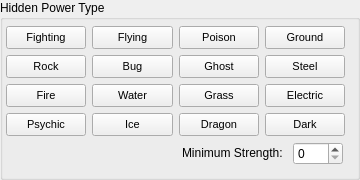
    <widget class="QGroupBox" name="HPBox">
     <property name="sizePolicy">
      <sizepolicy hsizetype="Fixed" vsizetype="Fixed">
       <horstretch>0</horstretch>
       <verstretch>0</verstretch>
      </sizepolicy>
     </property>
     <property name="minimumSize">
      <size>
       <width>352</width>
       <height>172</height>
      </size>
     </property>
     <property name="title">
      <string>Hidden Power Type</string>
     </property>
     <widget class="QWidget" name="gridLayoutWidget_8">
      <property name="geometry">
       <rect>
        <x>0</x>
        <y>20</y>
        <width>351</width>
        <height>151</height>
       </rect>
      </property>
      <layout class="QGridLayout" name="gridLayout_11">
       <property name="leftMargin">
        <number>6</number>
       </property>
       <property name="topMargin">
        <number>6</number>
       </property>
       <property name="rightMargin">
        <number>6</number>
       </property>
       <property name="bottomMargin">
        <number>6</number>
       </property>
       <item row="1" column="0">
        <widget class="QPushButton" name="butH4">
         <property name="sizePolicy">
          <sizepolicy hsizetype="Minimum" vsizetype="Minimum">
           <horstretch>0</horstretch>
           <verstretch>0</verstretch>
          </sizepolicy>
         </property>
         <property name="font">
          <font>
           <pointsize>8</pointsize>
          </font>
         </property>
         <property name="text">
          <string>Rock</string>
         </property>
         <property name="checkable">
          <bool>true</bool>
         </property>
        </widget>
       </item>
       <item row="2" column="2">
        <widget class="QPushButton" name="butH10">
         <property name="sizePolicy">
          <sizepolicy hsizetype="Minimum" vsizetype="Minimum">
           <horstretch>0</horstretch>
           <verstretch>0</verstretch>
          </sizepolicy>
         </property>
         <property name="font">
          <font>
           <pointsize>8</pointsize>
          </font>
         </property>
         <property name="text">
          <string>Grass</string>
         </property>
         <property name="checkable">
          <bool>true</bool>
         </property>
        </widget>
       </item>
       <item row="0" column="1">
        <widget class="QPushButton" name="butH1">
         <property name="sizePolicy">
          <sizepolicy hsizetype="Minimum" vsizetype="Minimum">
           <horstretch>0</horstretch>
           <verstretch>0</verstretch>
          </sizepolicy>
         </property>
         <property name="font">
          <font>
           <pointsize>8</pointsize>
          </font>
         </property>
         <property name="text">
          <string>Flying</string>
         </property>
         <property name="checkable">
          <bool>true</bool>
         </property>
        </widget>
       </item>
       <item row="3" column="3">
        <widget class="QPushButton" name="butH15">
         <property name="sizePolicy">
          <sizepolicy hsizetype="Minimum" vsizetype="Minimum">
           <horstretch>0</horstretch>
           <verstretch>0</verstretch>
          </sizepolicy>
         </property>
         <property name="font">
          <font>
           <pointsize>8</pointsize>
          </font>
         </property>
         <property name="text">
          <string>Dark</string>
         </property>
         <property name="checkable">
          <bool>true</bool>
         </property>
        </widget>
       </item>
       <item row="0" column="3">
        <widget class="QPushButton" name="butH3">
         <property name="sizePolicy">
          <sizepolicy hsizetype="Minimum" vsizetype="Minimum">
           <horstretch>0</horstretch>
           <verstretch>0</verstretch>
          </sizepolicy>
         </property>
         <property name="font">
          <font>
           <pointsize>8</pointsize>
          </font>
         </property>
         <property name="text">
          <string>Ground</string>
         </property>
         <property name="checkable">
          <bool>true</bool>
         </property>
        </widget>
       </item>
       <item row="0" column="0">
        <widget class="QPushButton" name="butH0">
         <property name="sizePolicy">
          <sizepolicy hsizetype="Minimum" vsizetype="Minimum">
           <horstretch>0</horstretch>
           <verstretch>0</verstretch>
          </sizepolicy>
         </property>
         <property name="font">
          <font>
           <pointsize>8</pointsize>
          </font>
         </property>
         <property name="text">
          <string>Fighting</string>
         </property>
         <property name="checkable">
          <bool>true</bool>
         </property>
        </widget>
       </item>
       <item row="2" column="1">
        <widget class="QPushButton" name="butH9">
         <property name="sizePolicy">
          <sizepolicy hsizetype="Minimum" vsizetype="Minimum">
           <horstretch>0</horstretch>
           <verstretch>0</verstretch>
          </sizepolicy>
         </property>
         <property name="font">
          <font>
           <pointsize>8</pointsize>
          </font>
         </property>
         <property name="text">
          <string>Water</string>
         </property>
         <property name="checkable">
          <bool>true</bool>
         </property>
        </widget>
       </item>
       <item row="3" column="1">
        <widget class="QPushButton" name="butH13">
         <property name="sizePolicy">
          <sizepolicy hsizetype="Minimum" vsizetype="Minimum">
           <horstretch>0</horstretch>
           <verstretch>0</verstretch>
          </sizepolicy>
         </property>
         <property name="font">
          <font>
           <pointsize>8</pointsize>
          </font>
         </property>
         <property name="text">
          <string>Ice</string>
         </property>
         <property name="checkable">
          <bool>true</bool>
         </property>
        </widget>
       </item>
       <item row="3" column="0">
        <widget class="QPushButton" name="butH12">
         <property name="sizePolicy">
          <sizepolicy hsizetype="Minimum" vsizetype="Minimum">
           <horstretch>0</horstretch>
           <verstretch>0</verstretch>
          </sizepolicy>
         </property>
         <property name="font">
          <font>
           <pointsize>8</pointsize>
          </font>
         </property>
         <property name="text">
          <string>Psychic</string>
         </property>
         <property name="checkable">
          <bool>true</bool>
         </property>
        </widget>
       </item>
       <item row="1" column="1">
        <widget class="QPushButton" name="butH5">
         <property name="sizePolicy">
          <sizepolicy hsizetype="Minimum" vsizetype="Minimum">
           <horstretch>0</horstretch>
           <verstretch>0</verstretch>
          </sizepolicy>
         </property>
         <property name="font">
          <font>
           <pointsize>8</pointsize>
          </font>
         </property>
         <property name="text">
          <string>Bug</string>
         </property>
         <property name="checkable">
          <bool>true</bool>
         </property>
        </widget>
       </item>
       <item row="2" column="0">
        <widget class="QPushButton" name="butH8">
         <property name="sizePolicy">
          <sizepolicy hsizetype="Minimum" vsizetype="Minimum">
           <horstretch>0</horstretch>
           <verstretch>0</verstretch>
          </sizepolicy>
         </property>
         <property name="font">
          <font>
           <pointsize>8</pointsize>
          </font>
         </property>
         <property name="text">
          <string>Fire</string>
         </property>
         <property name="checkable">
          <bool>true</bool>
         </property>
        </widget>
       </item>
       <item row="2" column="3">
        <widget class="QPushButton" name="butH11">
         <property name="sizePolicy">
          <sizepolicy hsizetype="Minimum" vsizetype="Minimum">
           <horstretch>0</horstretch>
           <verstretch>0</verstretch>
          </sizepolicy>
         </property>
         <property name="minimumSize">
          <size>
           <width>0</width>
           <height>0</height>
          </size>
         </property>
         <property name="font">
          <font>
           <pointsize>8</pointsize>
          </font>
         </property>
         <property name="text">
          <string>Electric</string>
         </property>
         <property name="checkable">
          <bool>true</bool>
         </property>
        </widget>
       </item>
       <item row="1" column="2">
        <widget class="QPushButton" name="butH6">
         <property name="sizePolicy">
          <sizepolicy hsizetype="Minimum" vsizetype="Minimum">
           <horstretch>0</horstretch>
           <verstretch>0</verstretch>
          </sizepolicy>
         </property>
         <property name="font">
          <font>
           <pointsize>8</pointsize>
          </font>
         </property>
         <property name="text">
          <string>Ghost</string>
         </property>
         <property name="checkable">
          <bool>true</bool>
         </property>
        </widget>
       </item>
       <item row="1" column="3">
        <widget class="QPushButton" name="butH7">
         <property name="sizePolicy">
          <sizepolicy hsizetype="Minimum" vsizetype="Minimum">
           <horstretch>0</horstretch>
           <verstretch>0</verstretch>
          </sizepolicy>
         </property>
         <property name="font">
          <font>
           <pointsize>8</pointsize>
          </font>
         </property>
         <property name="text">
          <string>Steel</string>
         </property>
         <property name="checkable">
          <bool>true</bool>
         </property>
        </widget>
       </item>
       <item row="0" column="2">
        <widget class="QPushButton" name="butH2">
         <property name="sizePolicy">
          <sizepolicy hsizetype="Minimum" vsizetype="Minimum">
           <horstretch>0</horstretch>
           <verstretch>0</verstretch>
          </sizepolicy>
         </property>
         <property name="font">
          <font>
           <pointsize>8</pointsize>
          </font>
         </property>
         <property name="text">
          <string>Poison</string>
         </property>
         <property name="checkable">
          <bool>true</bool>
         </property>
        </widget>
       </item>
       <item row="3" column="2">
        <widget class="QPushButton" name="butH14">
         <property name="sizePolicy">
          <sizepolicy hsizetype="Minimum" vsizetype="Minimum">
           <horstretch>0</horstretch>
           <verstretch>0</verstretch>
          </sizepolicy>
         </property>
         <property name="font">
          <font>
           <pointsize>8</pointsize>
          </font>
         </property>
         <property name="text">
          <string>Dragon</string>
         </property>
         <property name="checkable">
          <bool>true</bool>
         </property>
        </widget>
       </item>
       <item row="4" column="0" colspan="4">
        <layout class="QHBoxLayout" name="horizontalLayout_16">
         <property name="spacing">
          <number>0</number>
         </property>
         <property name="rightMargin">
          <number>2</number>
         </property>
         <item>
          <spacer name="horizontalSpacer_2">
           <property name="orientation">
            <enum>Qt::Horizontal</enum>
           </property>
           <property name="sizeHint" stdset="0">
            <size>
             <width>40</width>
             <height>20</height>
            </size>
           </property>
          </spacer>
         </item>
         <item>
          <widget class="QLabel" name="label_40">
           <property name="sizePolicy">
            <sizepolicy hsizetype="Fixed" vsizetype="Fixed">
             <horstretch>0</horstretch>
             <verstretch>0</verstretch>
            </sizepolicy>
           </property>
           <property name="minimumSize">
            <size>
             <width>94</width>
             <height>0</height>
            </size>
           </property>
           <property name="text">
            <string>Minimum Strength:</string>
           </property>
           <property name="alignment">
            <set>Qt::AlignLeading|Qt::AlignLeft|Qt::AlignVCenter</set>
           </property>
          </widget>
         </item>
         <item>
          <spacer name="horizontalSpacer">
           <property name="orientation">
            <enum>Qt::Horizontal</enum>
           </property>
           <property name="sizeType">
            <enum>QSizePolicy::Fixed</enum>
           </property>
           <property name="sizeHint" stdset="0">
            <size>
             <width>10</width>
             <height>20</height>
            </size>
           </property>
          </spacer>
         </item>
         <item>
          <widget class="QSpinBox" name="spinHidenPower">
           <property name="sizePolicy">
            <sizepolicy hsizetype="Fixed" vsizetype="Fixed">
             <horstretch>0</horstretch>
             <verstretch>0</verstretch>
            </sizepolicy>
           </property>
           <property name="minimumSize">
            <size>
             <width>50</width>
             <height>0</height>
            </size>
           </property>
           <property name="alignment">
            <set>Qt::AlignLeading|Qt::AlignLeft|Qt::AlignVCenter</set>
           </property>
           <property name="maximum">
            <number>70</number>
           </property>
          </widget>
         </item>
        </layout>
       </item>
      </layout>
     </widget>
    </widget>
